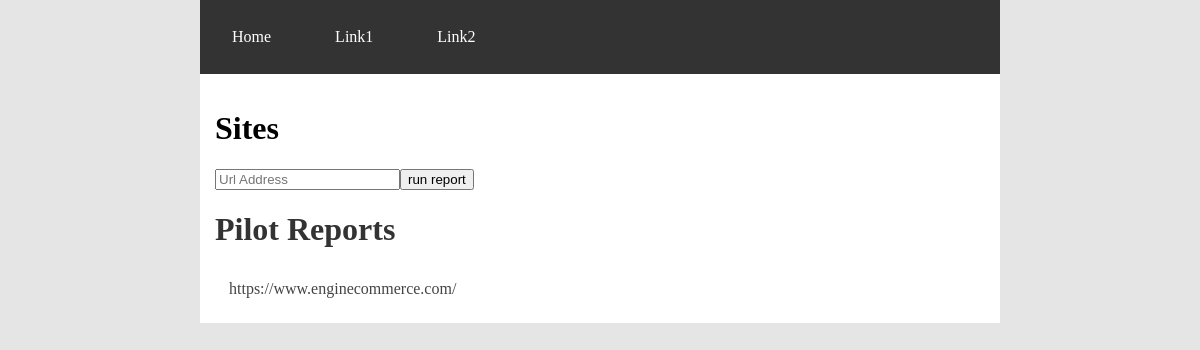
The app's page /assure/, older data.
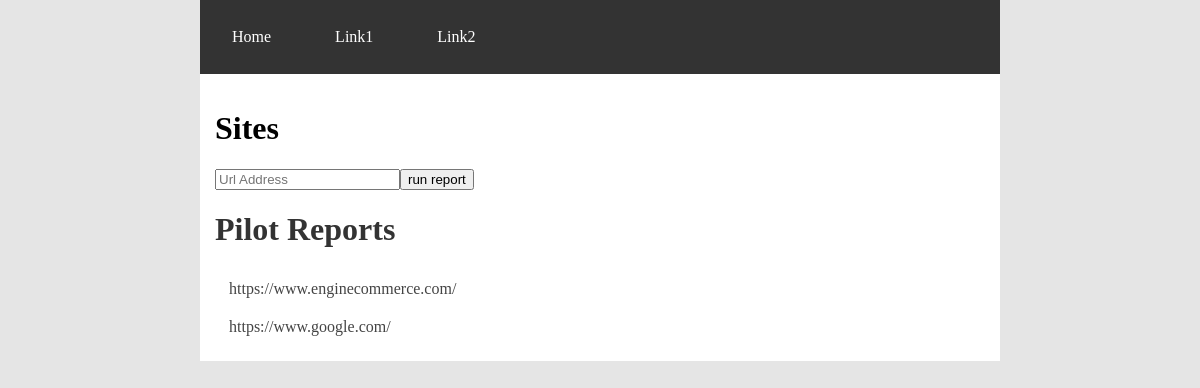
The same page, newer data.
### assure/models.py (models this page shows, shortened)
class Site(models.Model):
    url = models.URLField(max_length=200)
    pub_date = models.DateTimeField('date published')

### assure/views.py (the view, shortened to what this page needs)
# urls.py: path('', views.IndexView.as_view(), name='index'),
class IndexView(generic.ListView):
    template_name = 'assure/index.html'
    context_object_name = 'latest_site_list'
    fields = ['url']
    form_class = PilotForm
    model = Site
    def __init__(self):
        self.webster = webster.Webster()
        self.creed = creed.Main(self.webster)
    def get_queryset(self):
        return Site.objects.order_by('-pub_date')[:5]
    def get_context_data(self, **kwargs):
        context = super().get_context_data(**kwargs)
        context['latest_site_list'] = Site.objects.all()
        context.update({'form':self.form_class})
        return context

### assure/debug.py (called while the page is built)
    def update(self,tier):
        self.terminal_width,self.terminal_height=self.getTerminalSize()
        var=(self.terminal_width-(self.tab*tier))
        self.horizontal_line=("_"*(var))
        self.horizontal_line_inter=("-"*(var))

    def getTerminalSize(self):
        import os
        env = os.environ
        def ioctl_GWINSZ(fd):
            try:
                import fcntl, termios, struct, os
                cr = struct.unpack('hh', fcntl.ioctl(fd, termios.TIOCGWINSZ,
            '1234'))
            except:
                return
            return cr
        cr = ioctl_GWINSZ(0) or ioctl_GWINSZ(1) or ioctl_GWINSZ(2)
        if not cr:
            try:
                fd = os.open(os.ctermid(), os.O_RDONLY)
                cr = ioctl_GWINSZ(fd)
                os.close(fd)
            except:
                pass
        if not cr:
            cr = (env.get('LINES', 25), env.get('COLUMNS', 80))
        return (int(cr[1]), int(cr[0]))

### assure/templates/assure/index.html (shortened to what this page needs)
{% load static %}
<!DOCTYPE html>
<html lang="en">
<head>
    <link rel="stylesheet" type="text/css" href="{% static 'assure/style.css' %}">
</head>
<body>
    <div class="navbar">
      <ul>
        <li><a href="{% url 'assure:index' %}">Home</a></li>
        <li><a href="">Link1</a></li>
        <li><a href="">Link2</a></li>
      </ul>
    </div>
    <div class="content">
      <div class="add">
        <h1>Sites</h1>
          {% if form %}
           <div class="address">
                  <form method="post">
                      <div class="input">
                          <div class="control is-expanded">
                              {{ form.url }}
                          </div>
                          <div class="control">
                              <button type="submit" class="button is-info">
                                  run report
                              </button>
                          </div>
                      </div>
                  </form>
              </div>
          {% endif %}
      </div>
      <div class="reports">
        <h1>Pilot Reports</h1>
          {% if latest_site_list %}
              <ul>
              {% for site in latest_site_list %}
                  <li><a href="{% url 'assure:detail' site.id %}">{{ site.url }}</a></li>
              {% endfor %}
              </ul>
          {% else %}
              <p>No site reports are available.</p>
          {% endif %}
      </div>
  </div
</body>
</html>

Row changes from the older to the newer data that the page shows:
added Site: url "https://www.google.com/"
